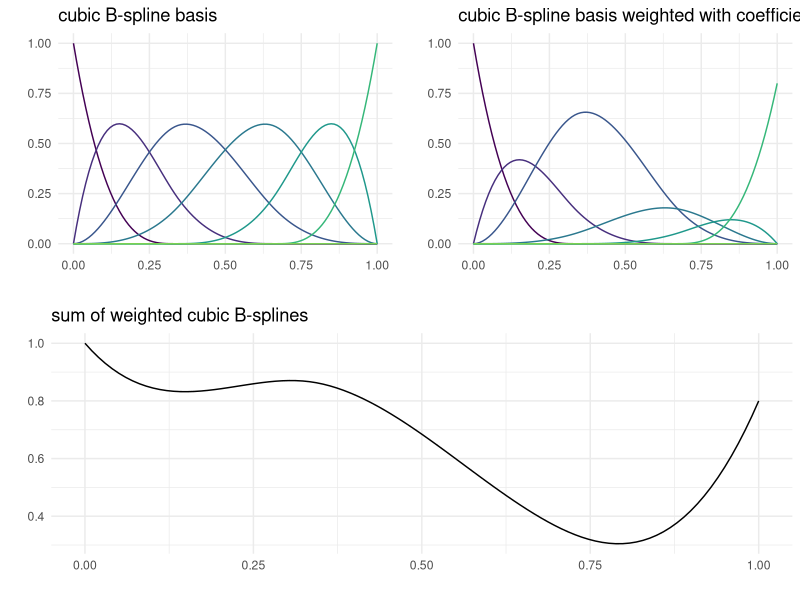

This chart was generated by the following R code: (Note: this script raises an error after producing the figure.)
# ------------------------------------------------------------------------------
# FIG: B-SPLINE BASIS
# ------------------------------------------------------------------------------

# Purpose: visualize additive structure of B-splines

# DATA -------------------------------------------------------------------------

x <- seq(0L, 1L, length.out = 100L)
df <- 3L

splines <- data.table::data.table(
  x, 
  splines::bs(x, df = df, knots = c(0L, 1/3, 2/3, 1L)))

data.table::setnames(
  splines, 
  c("x", sprintf("b_%s", seq_len(ncol(splines) - 1L))))

splines_long <- data.table::melt(
  splines,
  id = "x",
  measure = sprintf("b_%s", seq_len(ncol(splines) - 1L)))

splines_weighted <- data.table::copy(splines)[, `:=` (
  b_2 = 0.7 * b_2,
  b_3 = 1.1 * b_3,
  b_4 = 0.3 * b_4,
  b_5 = 0.2 * b_5,
  b_6 = 0.8 * b_6,
  b_7 = 0.4 * b_7)
  ][, y := sum(.SD),
    .SDcols = sprintf("b_%s", seq_len(ncol(splines) - 1L)),
    by = seq_len(nrow(splines))]

splines_long_weighted <- data.table::melt(
  splines_weighted,
  id = c("x", "y"),
  measure = sprintf("b_%s", seq_len(ncol(splines) - 1L)))

# PLOTS ------------------------------------------------------------------------

p_1 <- ggplot2::ggplot(
  splines_long, 
  ggplot2::aes(x = x, y = value, col = variable)) +
  ggplot2::geom_line() +
  ggplot2::ggtitle("cubic B-spline basis") +
  ggplot2::theme_minimal() +
  ggplot2::scale_color_viridis_d(end = 0.8) +
  ggplot2::guides(col = FALSE) +
  ggplot2::xlab("") + 
  ggplot2::ylab("")

p_2 <- ggplot2::ggplot(
  splines_long_weighted, 
  ggplot2::aes(x = x, y = value, col = variable)) +
  ggplot2::geom_line() +
  ggplot2::theme_minimal() +
  ggplot2::scale_color_viridis_d(end = 0.8) +
  ggplot2::guides(col = FALSE) + 
  ggplot2::ggtitle("cubic B-spline basis weighted with coefficients") +
  ggplot2::xlab("") + 
  ggplot2::ylab("")

p_3 <- ggplot2::ggplot(
  splines_long_weighted, 
  ggplot2::aes(x = x, y = y)) +
  ggplot2::geom_line() +
  ggplot2::theme_minimal() +
  ggplot2::ggtitle("sum of weighted cubic B-splines") + 
  ggplot2::xlab("") + 
  ggplot2::ylab("")

p <- gridExtra::grid.arrange(
  p_1, p_2, p_3, layout_matrix = rbind(c(1L, 2L), c(3L, 3L)))

ggplot2::ggsave("../figure/bspline-basis.png", p, height = 4.5, width = 10L)
